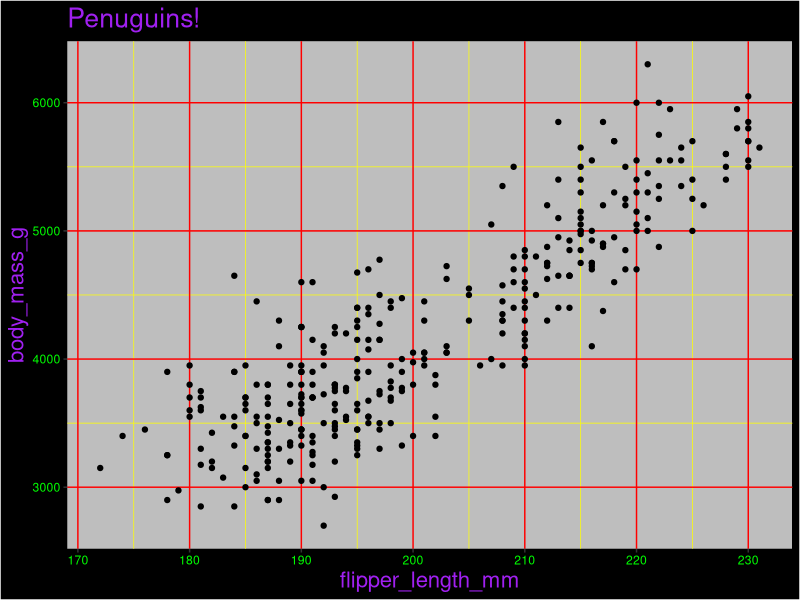

Write the R code that produced this figure.
## ---- chunk 1
library(tidyverse)
library(palmerpenguins)
## ---- chunk 2
ggplot(data=penguins, aes(x=flipper_length_mm, y=body_mass_g)) +
  geom_point() +
  labs(title="Penuguins!") +
  theme(title=element_text(size=16, color="purple"),
        plot.background = element_rect(fill="black"),
        panel.background = element_rect(fill="gray"),
        axis.text = element_text(color="green"),
        panel.grid.major = element_line(color="red"),
        panel.grid.minor = element_line(color="yellow"))
